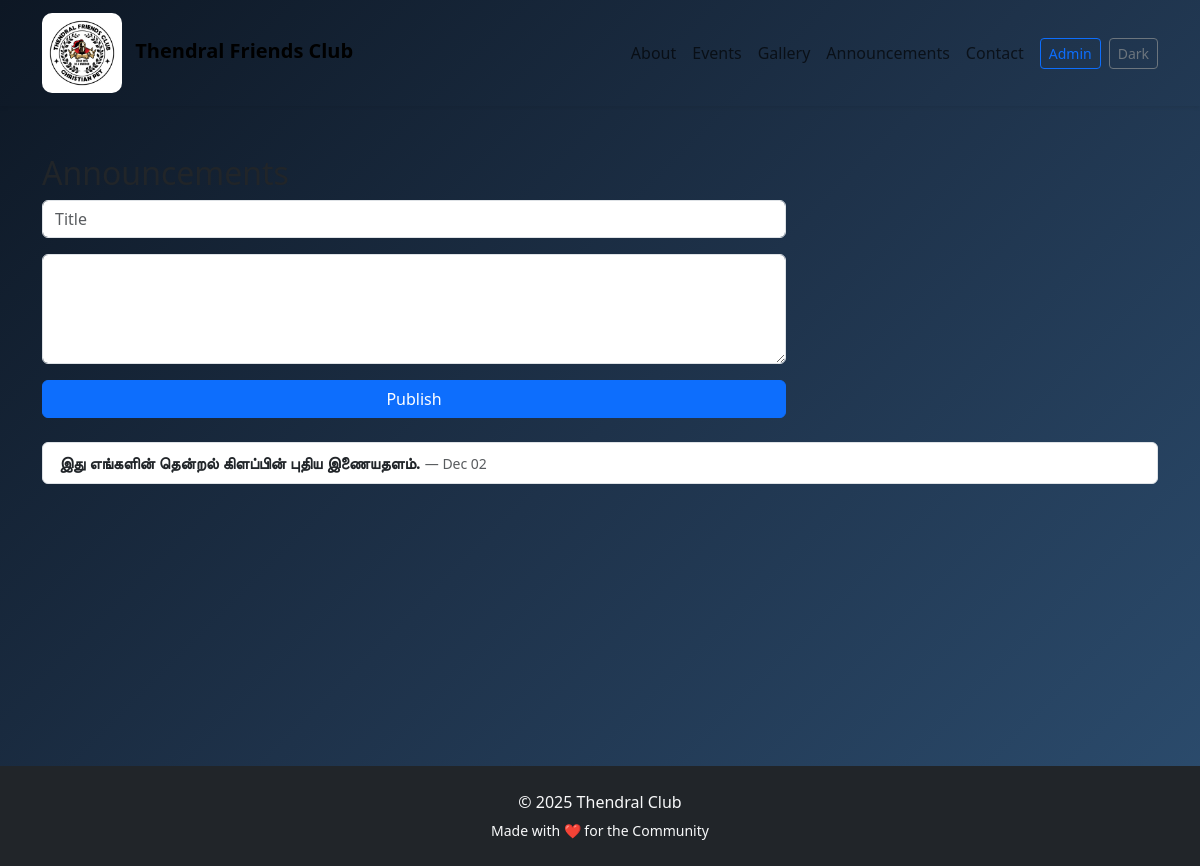
The page /admin/announcements (signed in) on the database its author committed.
### models.py (models this page shows, shortened)
class Announcement(db.Model):
    id = db.Column(db.Integer, primary_key=True)
    title = db.Column(db.String(200), nullable=False)
    content = db.Column(db.Text, nullable=False)
    created_at = db.Column(db.DateTime, default=datetime.utcnow)

### app.py (the view)
@app.route('/admin/announcements', methods=['GET', 'POST'])
@admin_required
def admin_announcements():
    form = AnnouncementForm()
    if form.validate_on_submit():
        note = Announcement(title=form.title.data, content=form.content.data)
        db.session.add(note)
        db.session.commit()
        flash('Announcement published', 'success')
        return redirect(url_for('admin_announcements'))
    notes = Announcement.query.order_by(Announcement.created_at.desc()).all()
    return render_template('admin/announcements.html', notes=notes, form=form)

### forms.py
class AnnouncementForm(FlaskForm):
    title = StringField('Title', validators=[DataRequired()])
    content = TextAreaField('Content', validators=[DataRequired()])
    submit = SubmitField('Publish')

### app.py (called while the page is built)
def admin_required(f):
    from functools import wraps
    @wraps(f)
    def decorated_function(*args, **kwargs):
        if not session.get('admin_logged_in'):
            flash('Admin login required', 'warning')
            return redirect(url_for('admin_login'))
        return f(*args, **kwargs)
    return decorated_function

### templates/admin/announcements.html (shortened to what this page needs)
{% extends "base.html" %}
{% block content %}
<section class="py-5">
  <div class="container">
    <h2 class="admin-page-title">Announcements</h2>
    <div class="admin-form-box col-md-8 mb-4">
      <form method="post">
        <div class="mb-3">{{ form.title(class_="form-control", placeholder="Title") }}</div>
        <div class="mb-3">{{ form.content(class_="form-control", rows=4) }}</div>
        <button class="btn btn-primary w-100">{{ form.submit.label.text }}</button>
      </form>
    </div>
    <ul class="list-group">
      {% for n in notes %}
      <li class="list-group-item">
        <strong>{{ n.title }}</strong>
        <small class="text-muted">— {{ n.created_at.strftime('%b %d') }}</small>
      </li>
      {% else %}
      <li class="list-group-item">No announcements</li>
      {% endfor %}
    </ul>
  </div>
</section>
{% endblock %}

### static/ccs/style.css (style rules this page uses)
body { background: linear-gradient(135deg, #0d1724, #1e324a, #2c4d6f); }
.fade-in { animation: fadeIn 0.8s ease-in-out; }
html, body { height: 100%; }
section { animation: fadeUp 0.7s ease; }

### rows shown on the page
Announcement: title "இது எங்களின் தென்றல் கிளப்பின் புதிய இணையதளம்.", created_at "Dec 02"
